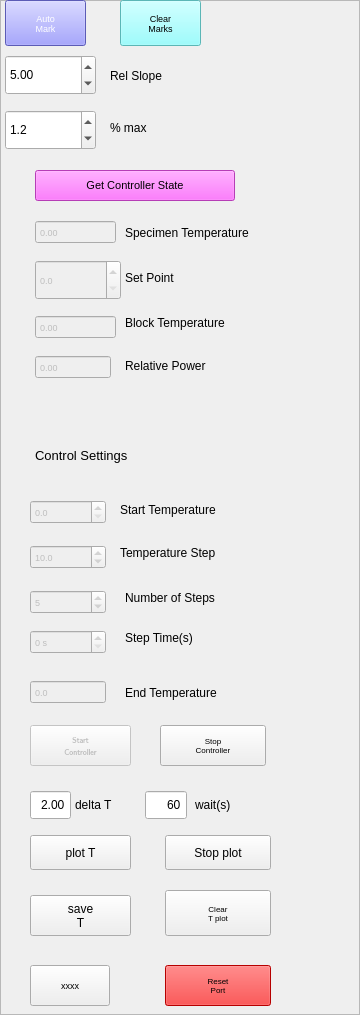
     <widget class="QFrame" name="com_2">
      <property name="sizePolicy">
       <sizepolicy hsizetype="Preferred" vsizetype="Preferred">
        <horstretch>1</horstretch>
        <verstretch>0</verstretch>
       </sizepolicy>
      </property>
      <property name="minimumSize">
       <size>
        <width>350</width>
        <height>0</height>
       </size>
      </property>
      <property name="layoutDirection">
       <enum>Qt::LeftToRight</enum>
      </property>
      <property name="frameShape">
       <enum>QFrame::StyledPanel</enum>
      </property>
      <property name="frameShadow">
       <enum>QFrame::Raised</enum>
      </property>
      <widget class="QDoubleSpinBox" name="Tkc">
       <property name="enabled">
        <bool>false</bool>
       </property>
       <property name="geometry">
        <rect>
         <x>35</x>
         <y>220</y>
         <width>81</width>
         <height>24</height>
        </rect>
       </property>
       <property name="minimumSize">
        <size>
         <width>60</width>
         <height>0</height>
        </size>
       </property>
       <property name="font">
        <font>
         <pointsize>7</pointsize>
        </font>
       </property>
       <property name="readOnly">
        <bool>true</bool>
       </property>
       <property name="buttonSymbols">
        <enum>QAbstractSpinBox::NoButtons</enum>
       </property>
       <property name="maximum">
        <double>1100.000000000000000</double>
       </property>
      </widget>
      <widget class="QDoubleSpinBox" name="setPt">
       <property name="enabled">
        <bool>false</bool>
       </property>
       <property name="geometry">
        <rect>
         <x>35</x>
         <y>260</y>
         <width>86</width>
         <height>40</height>
        </rect>
       </property>
       <property name="minimumSize">
        <size>
         <width>60</width>
         <height>0</height>
        </size>
       </property>
       <property name="font">
        <font>
         <pointsize>7</pointsize>
        </font>
       </property>
       <property name="keyboardTracking">
        <bool>true</bool>
       </property>
       <property name="decimals">
        <number>1</number>
       </property>
       <property name="minimum">
        <double>0.000000000000000</double>
       </property>
       <property name="maximum">
        <double>1000.000000000000000</double>
       </property>
       <property name="value">
        <double>0.000000000000000</double>
       </property>
      </widget>
      <widget class="QLabel" name="label_2">
       <property name="geometry">
        <rect>
         <x>125</x>
         <y>265</y>
         <width>136</width>
         <height>26</height>
        </rect>
       </property>
       <property name="text">
        <string>Set Point</string>
       </property>
      </widget>
      <widget class="QDoubleSpinBox" name="bT">
       <property name="enabled">
        <bool>false</bool>
       </property>
       <property name="geometry">
        <rect>
         <x>35</x>
         <y>315</y>
         <width>81</width>
         <height>24</height>
        </rect>
       </property>
       <property name="minimumSize">
        <size>
         <width>60</width>
         <height>0</height>
        </size>
       </property>
       <property name="font">
        <font>
         <pointsize>7</pointsize>
        </font>
       </property>
       <property name="readOnly">
        <bool>true</bool>
       </property>
       <property name="buttonSymbols">
        <enum>QAbstractSpinBox::NoButtons</enum>
       </property>
       <property name="maximum">
        <double>1023.000000000000000</double>
       </property>
      </widget>
      <widget class="QDoubleSpinBox" name="rP">
       <property name="enabled">
        <bool>false</bool>
       </property>
       <property name="geometry">
        <rect>
         <x>35</x>
         <y>355</y>
         <width>76</width>
         <height>24</height>
        </rect>
       </property>
       <property name="minimumSize">
        <size>
         <width>60</width>
         <height>0</height>
        </size>
       </property>
       <property name="font">
        <font>
         <pointsize>7</pointsize>
        </font>
       </property>
       <property name="readOnly">
        <bool>true</bool>
       </property>
       <property name="buttonSymbols">
        <enum>QAbstractSpinBox::NoButtons</enum>
       </property>
       <property name="maximum">
        <double>1023.000000000000000</double>
       </property>
      </widget>
      <widget class="QLabel" name="label_4">
       <property name="geometry">
        <rect>
         <x>125</x>
         <y>355</y>
         <width>171</width>
         <height>21</height>
        </rect>
       </property>
       <property name="text">
        <string>Relative Power</string>
       </property>
      </widget>
      <widget class="QLabel" name="swSet">
       <property name="geometry">
        <rect>
         <x>35</x>
         <y>440</y>
         <width>261</width>
         <height>31</height>
        </rect>
       </property>
       <property name="sizePolicy">
        <sizepolicy hsizetype="Preferred" vsizetype="Fixed">
         <horstretch>0</horstretch>
         <verstretch>0</verstretch>
        </sizepolicy>
       </property>
       <property name="font">
        <font>
         <pointsize>10</pointsize>
        </font>
       </property>
       <property name="text">
        <string>Control Settings</string>
       </property>
      </widget>
      <widget class="QDoubleSpinBox" name="Tstart">
       <property name="enabled">
        <bool>false</bool>
       </property>
       <property name="geometry">
        <rect>
         <x>30</x>
         <y>500</y>
         <width>76</width>
         <height>24</height>
        </rect>
       </property>
       <property name="minimumSize">
        <size>
         <width>60</width>
         <height>0</height>
        </size>
       </property>
       <property name="font">
        <font>
         <pointsize>7</pointsize>
        </font>
       </property>
       <property name="decimals">
        <number>1</number>
       </property>
       <property name="maximum">
        <double>1000.000000000000000</double>
       </property>
       <property name="value">
        <double>0.000000000000000</double>
       </property>
      </widget>
      <widget class="QLabel" name="label_5">
       <property name="geometry">
        <rect>
         <x>120</x>
         <y>494</y>
         <width>181</width>
         <height>31</height>
        </rect>
       </property>
       <property name="text">
        <string>Start Temperature</string>
       </property>
      </widget>
      <widget class="QSpinBox" name="nStep">
       <property name="enabled">
        <bool>false</bool>
       </property>
       <property name="geometry">
        <rect>
         <x>30</x>
         <y>590</y>
         <width>76</width>
         <height>24</height>
        </rect>
       </property>
       <property name="minimumSize">
        <size>
         <width>60</width>
         <height>0</height>
        </size>
       </property>
       <property name="font">
        <font>
         <pointsize>7</pointsize>
        </font>
       </property>
       <property name="minimum">
        <number>1</number>
       </property>
       <property name="maximum">
        <number>1023</number>
       </property>
       <property name="value">
        <number>5</number>
       </property>
      </widget>
      <widget class="QLabel" name="label">
       <property name="geometry">
        <rect>
         <x>125</x>
         <y>215</y>
         <width>226</width>
         <height>36</height>
        </rect>
       </property>
       <property name="text">
        <string>Specimen Temperature</string>
       </property>
      </widget>
      <widget class="QPushButton" name="sSw">
       <property name="enabled">
        <bool>false</bool>
       </property>
       <property name="geometry">
        <rect>
         <x>30</x>
         <y>725</y>
         <width>101</width>
         <height>41</height>
        </rect>
       </property>
       <property name="font">
        <font>
         <family>LM Sans 12</family>
         <pointsize>6</pointsize>
         <weight>50</weight>
         <bold>false</bold>
        </font>
       </property>
       <property name="text">
        <string>Start
Controller</string>
       </property>
       <property name="iconSize">
        <size>
         <width>64</width>
         <height>64</height>
        </size>
       </property>
       <property name="autoExclusive">
        <bool>true</bool>
       </property>
      </widget>
      <widget class="QPushButton" name="updtT">
       <property name="geometry">
        <rect>
         <x>35</x>
         <y>170</y>
         <width>200</width>
         <height>31</height>
        </rect>
       </property>
       <property name="minimumSize">
        <size>
         <width>150</width>
         <height>0</height>
        </size>
       </property>
       <property name="maximumSize">
        <size>
         <width>200</width>
         <height>16777215</height>
        </size>
       </property>
       <property name="font">
        <font>
         <pointsize>8</pointsize>
        </font>
       </property>
       <property name="autoFillBackground">
        <bool>false</bool>
       </property>
       <property name="styleSheet">
        <string notr="true">background-color: rgb(255, 85, 255);
color: rgb(0, 0, 0);</string>
       </property>
       <property name="text">
        <string>Get Controller State</string>
       </property>
       <property name="iconSize">
        <size>
         <width>64</width>
         <height>64</height>
        </size>
       </property>
      </widget>
      <widget class="QDoubleSpinBox" name="Tstep">
       <property name="enabled">
        <bool>false</bool>
       </property>
       <property name="geometry">
        <rect>
         <x>30</x>
         <y>545</y>
         <width>76</width>
         <height>24</height>
        </rect>
       </property>
       <property name="minimumSize">
        <size>
         <width>60</width>
         <height>0</height>
        </size>
       </property>
       <property name="font">
        <font>
         <pointsize>7</pointsize>
        </font>
       </property>
       <property name="decimals">
        <number>1</number>
       </property>
       <property name="minimum">
        <double>-100.000000000000000</double>
       </property>
       <property name="maximum">
        <double>999.000000000000000</double>
       </property>
       <property name="value">
        <double>10.000000000000000</double>
       </property>
      </widget>
      <widget class="QLabel" name="label_6">
       <property name="geometry">
        <rect>
         <x>120</x>
         <y>540</y>
         <width>181</width>
         <height>25</height>
        </rect>
       </property>
       <property name="text">
        <string>Temperature Step</string>
       </property>
      </widget>
      <widget class="QSpinBox" name="Stime">
       <property name="enabled">
        <bool>false</bool>
       </property>
       <property name="geometry">
        <rect>
         <x>30</x>
         <y>630</y>
         <width>76</width>
         <height>24</height>
        </rect>
       </property>
       <property name="minimumSize">
        <size>
         <width>60</width>
         <height>0</height>
        </size>
       </property>
       <property name="font">
        <font>
         <pointsize>7</pointsize>
        </font>
       </property>
       <property name="suffix">
        <string> s</string>
       </property>
       <property name="maximum">
        <number>20000</number>
       </property>
       <property name="singleStep">
        <number>10</number>
       </property>
       <property name="value">
        <number>0</number>
       </property>
      </widget>
      <widget class="QLabel" name="label_7">
       <property name="geometry">
        <rect>
         <x>125</x>
         <y>585</y>
         <width>181</width>
         <height>26</height>
        </rect>
       </property>
       <property name="text">
        <string>Number of Steps</string>
       </property>
      </widget>
      <widget class="QLabel" name="label_8">
       <property name="geometry">
        <rect>
         <x>125</x>
         <y>625</y>
         <width>181</width>
         <height>26</height>
        </rect>
       </property>
       <property name="text">
        <string>Step Time(s)</string>
       </property>
      </widget>
      <widget class="QDoubleSpinBox" name="EndT">
       <property name="enabled">
        <bool>false</bool>
       </property>
       <property name="geometry">
        <rect>
         <x>30</x>
         <y>680</y>
         <width>76</width>
         <height>24</height>
        </rect>
       </property>
       <property name="minimumSize">
        <size>
         <width>60</width>
         <height>0</height>
        </size>
       </property>
       <property name="font">
        <font>
         <pointsize>7</pointsize>
        </font>
       </property>
       <property name="readOnly">
        <bool>true</bool>
       </property>
       <property name="buttonSymbols">
        <enum>QAbstractSpinBox::NoButtons</enum>
       </property>
       <property name="decimals">
        <number>1</number>
       </property>
       <property name="maximum">
        <double>1100.000000000000000</double>
       </property>
       <property name="value">
        <double>0.000000000000000</double>
       </property>
      </widget>
      <widget class="QLabel" name="label_9">
       <property name="geometry">
        <rect>
         <x>125</x>
         <y>680</y>
         <width>181</width>
         <height>25</height>
        </rect>
       </property>
       <property name="text">
        <string>End Temperature</string>
       </property>
      </widget>
      <widget class="QPushButton" name="strT">
       <property name="geometry">
        <rect>
         <x>30</x>
         <y>835</y>
         <width>101</width>
         <height>35</height>
        </rect>
       </property>
       <property name="maximumSize">
        <size>
         <width>16777215</width>
         <height>35</height>
        </size>
       </property>
       <property name="text">
        <string>plot T</string>
       </property>
      </widget>
      <widget class="QPushButton" name="stpT">
       <property name="geometry">
        <rect>
         <x>165</x>
         <y>835</y>
         <width>106</width>
         <height>35</height>
        </rect>
       </property>
       <property name="maximumSize">
        <size>
         <width>16777215</width>
         <height>35</height>
        </size>
       </property>
       <property name="text">
        <string>Stop plot</string>
       </property>
      </widget>
      <widget class="QPushButton" name="AP">
       <property name="geometry">
        <rect>
         <x>5</x>
         <y>0</y>
         <width>81</width>
         <height>46</height>
        </rect>
       </property>
       <property name="font">
        <font>
         <pointsize>7</pointsize>
        </font>
       </property>
       <property name="styleSheet">
        <string notr="true">background-color: rgb(128, 128, 255);
color: rgb(255, 255, 255);
</string>
       </property>
       <property name="text">
        <string>Auto
Mark</string>
       </property>
      </widget>
      <widget class="QPushButton" name="CM">
       <property name="geometry">
        <rect>
         <x>120</x>
         <y>0</y>
         <width>81</width>
         <height>46</height>
        </rect>
       </property>
       <property name="sizePolicy">
        <sizepolicy hsizetype="Minimum" vsizetype="Fixed">
         <horstretch>0</horstretch>
         <verstretch>0</verstretch>
        </sizepolicy>
       </property>
       <property name="font">
        <font>
         <pointsize>7</pointsize>
        </font>
       </property>
       <property name="styleSheet">
        <string notr="true">background-color: rgb(128,255, 255);
color: rgb(0,0,0);</string>
       </property>
       <property name="text">
        <string notr="true">Clear
Marks</string>
       </property>
      </widget>
      <widget class="QDoubleSpinBox" name="percent">
       <property name="geometry">
        <rect>
         <x>5</x>
         <y>110</y>
         <width>91</width>
         <height>40</height>
        </rect>
       </property>
       <property name="decimals">
        <number>1</number>
       </property>
       <property name="singleStep">
        <double>0.100000000000000</double>
       </property>
       <property name="value">
        <double>1.200000000000000</double>
       </property>
      </widget>
      <widget class="QLabel" name="label_13">
       <property name="geometry">
        <rect>
         <x>110</x>
         <y>115</y>
         <width>146</width>
         <height>26</height>
        </rect>
       </property>
       <property name="minimumSize">
        <size>
         <width>30</width>
         <height>0</height>
        </size>
       </property>
       <property name="text">
        <string>% max</string>
       </property>
      </widget>
      <widget class="QPushButton" name="StopC">
       <property name="geometry">
        <rect>
         <x>160</x>
         <y>725</y>
         <width>106</width>
         <height>41</height>
        </rect>
       </property>
       <property name="font">
        <font>
         <pointsize>6</pointsize>
        </font>
       </property>
       <property name="text">
        <string>Stop
Controller</string>
       </property>
      </widget>
      <widget class="QPushButton" name="ClearT">
       <property name="geometry">
        <rect>
         <x>165</x>
         <y>890</y>
         <width>106</width>
         <height>46</height>
        </rect>
       </property>
       <property name="maximumSize">
        <size>
         <width>2000</width>
         <height>50</height>
        </size>
       </property>
       <property name="font">
        <font>
         <pointsize>6</pointsize>
        </font>
       </property>
       <property name="text">
        <string>Clear
T plot</string>
       </property>
      </widget>
      <widget class="QDoubleSpinBox" name="noise">
       <property name="geometry">
        <rect>
         <x>5</x>
         <y>55</y>
         <width>91</width>
         <height>40</height>
        </rect>
       </property>
       <property name="maximum">
        <double>10.000000000000000</double>
       </property>
       <property name="singleStep">
        <double>0.100000000000000</double>
       </property>
       <property name="value">
        <double>5.000000000000000</double>
       </property>
      </widget>
      <widget class="QLabel" name="label_11">
       <property name="geometry">
        <rect>
         <x>110</x>
         <y>65</y>
         <width>131</width>
         <height>21</height>
        </rect>
       </property>
       <property name="text">
        <string>Rel Slope</string>
       </property>
      </widget>
      <widget class="QLabel" name="label_12">
       <property name="geometry">
        <rect>
         <x>125</x>
         <y>310</y>
         <width>226</width>
         <height>25</height>
        </rect>
       </property>
       <property name="text">
        <string>Block Temperature</string>
       </property>
      </widget>
      <widget class="QPushButton" name="Treset">
       <property name="geometry">
        <rect>
         <x>165</x>
         <y>965</y>
         <width>106</width>
         <height>41</height>
        </rect>
       </property>
       <property name="font">
        <font>
         <pointsize>6</pointsize>
        </font>
       </property>
       <property name="autoFillBackground">
        <bool>false</bool>
       </property>
       <property name="styleSheet">
        <string notr="true">background-color: rgb(255, 0, 0);</string>
       </property>
       <property name="text">
        <string>Reset
Port</string>
       </property>
      </widget>
      <widget class="QPushButton" name="comID">
       <property name="geometry">
        <rect>
         <x>30</x>
         <y>965</y>
         <width>80</width>
         <height>41</height>
        </rect>
       </property>
       <property name="maximumSize">
        <size>
         <width>80</width>
         <height>50</height>
        </size>
       </property>
       <property name="font">
        <font>
         <pointsize>7</pointsize>
        </font>
       </property>
       <property name="text">
        <string>xxxx</string>
       </property>
      </widget>
      <widget class="QPushButton" name="saveT">
       <property name="geometry">
        <rect>
         <x>30</x>
         <y>895</y>
         <width>101</width>
         <height>41</height>
        </rect>
       </property>
       <property name="text">
        <string>save
T</string>
       </property>
      </widget>
      <widget class="QDoubleSpinBox" name="deltaT">
       <property name="geometry">
        <rect>
         <x>30</x>
         <y>790</y>
         <width>41</width>
         <height>30</height>
        </rect>
       </property>
       <property name="alignment">
        <set>Qt::AlignRight|Qt::AlignTrailing|Qt::AlignVCenter</set>
       </property>
       <property name="buttonSymbols">
        <enum>QAbstractSpinBox::NoButtons</enum>
       </property>
       <property name="minimum">
        <double>0.010000000000000</double>
       </property>
       <property name="maximum">
        <double>10.000000000000000</double>
       </property>
       <property name="singleStep">
        <double>0.100000000000000</double>
       </property>
       <property name="value">
        <double>2.000000000000000</double>
       </property>
      </widget>
      <widget class="QLabel" name="label_14">
       <property name="geometry">
        <rect>
         <x>75</x>
         <y>790</y>
         <width>56</width>
         <height>30</height>
        </rect>
       </property>
       <property name="text">
        <string>delta T</string>
       </property>
      </widget>
      <widget class="QSpinBox" name="deltaS">
       <property name="geometry">
        <rect>
         <x>145</x>
         <y>790</y>
         <width>42</width>
         <height>30</height>
        </rect>
       </property>
       <property name="alignment">
        <set>Qt::AlignRight|Qt::AlignTrailing|Qt::AlignVCenter</set>
       </property>
       <property name="buttonSymbols">
        <enum>QAbstractSpinBox::NoButtons</enum>
       </property>
       <property name="minimum">
        <number>60</number>
       </property>
       <property name="maximum">
        <number>3000</number>
       </property>
       <property name="singleStep">
        <number>5</number>
       </property>
       <property name="value">
        <number>60</number>
       </property>
      </widget>
      <widget class="QLabel" name="label_15">
       <property name="geometry">
        <rect>
         <x>195</x>
         <y>790</y>
         <width>61</width>
         <height>30</height>
        </rect>
       </property>
       <property name="text">
        <string>wait(s)</string>
       </property>
      </widget>
     </widget>
